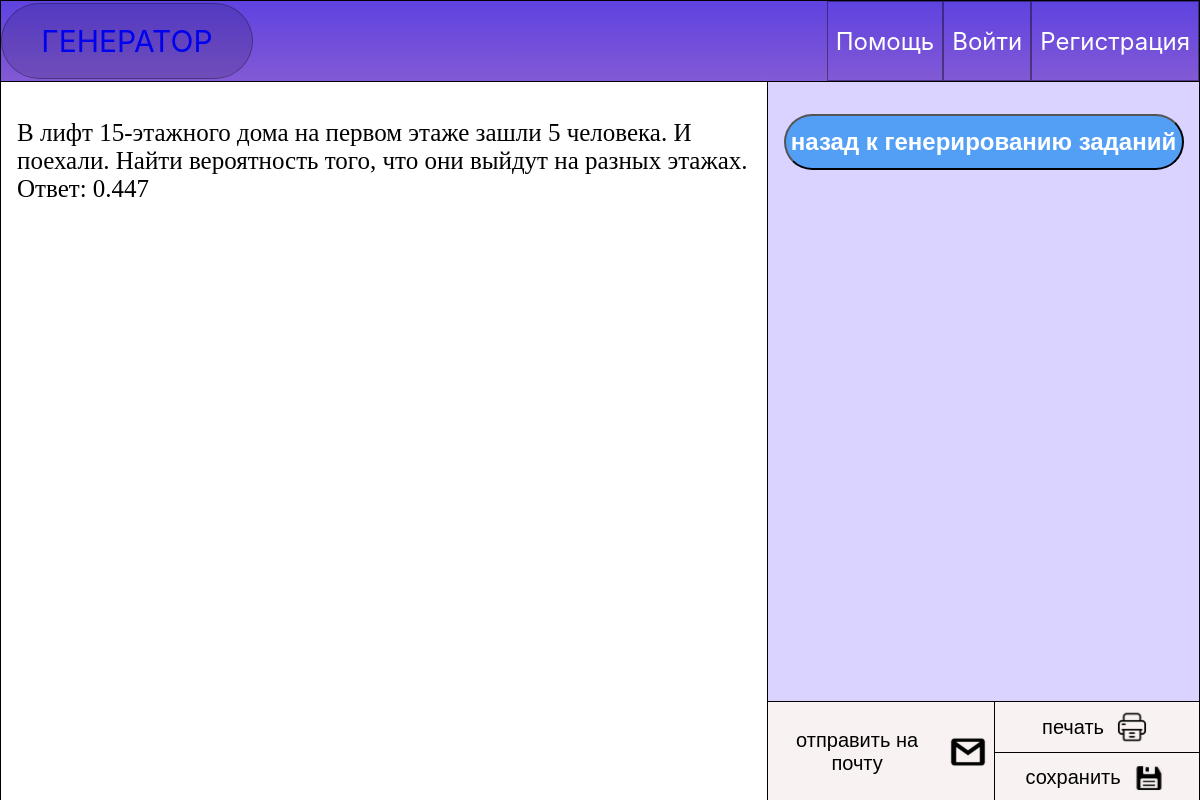
The app's page /Shablon/, older data.
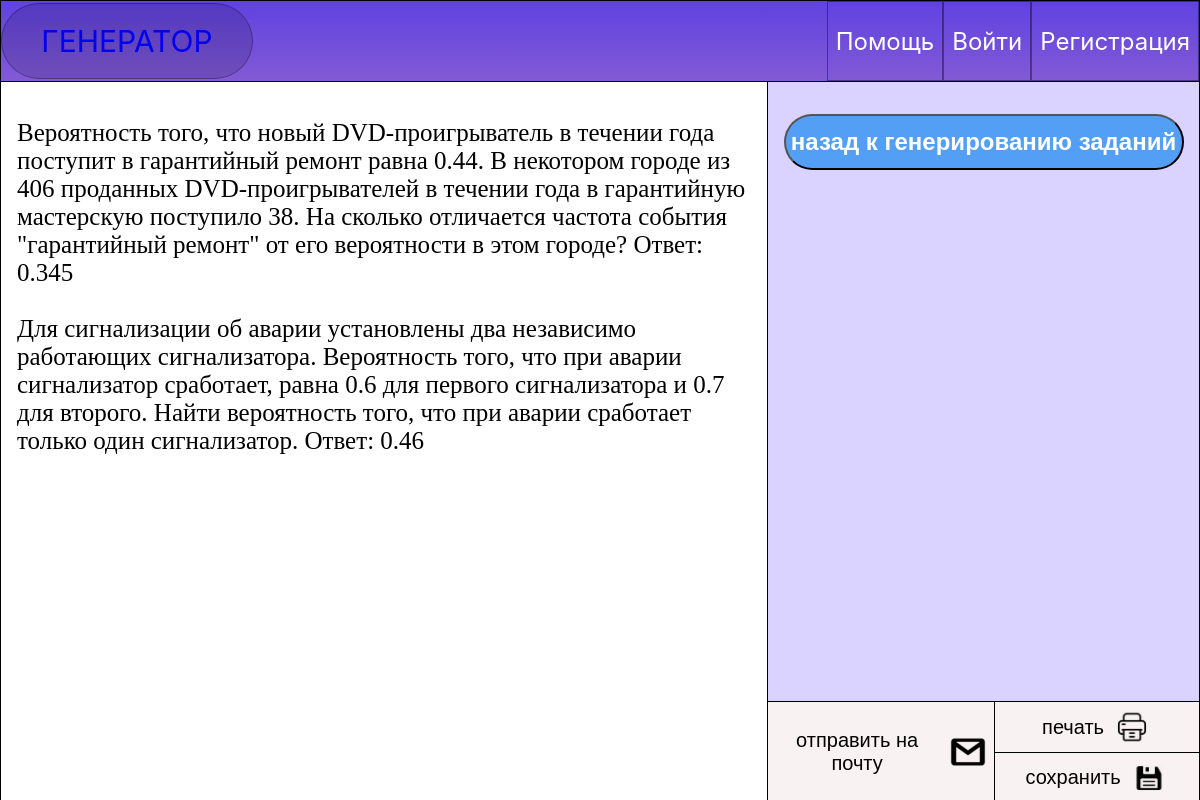
The same page, newer data.
### app/models.py (models this page shows)
class Task(models.Model):
    zadacha = models.CharField('Задача', max_length=500)
    nomer = models.PositiveIntegerField('Вопрос №', default=0)
    def __str__(self):
        return self.zadacha
    class Meta:
        verbose_name = 'Задача'
        verbose_name_plural = 'Задачи'

### app/views.py (the view)
# urls.py: path('Shablon/', views.Shablon, name="Shablon"),
def Shablon(request, A4=None):
    sohr_tasks = Task.objects.order_by('nomer')
    doc = docx.Document()
    style = doc.styles['Normal']
    style.font.name = 'Times New Roman'
    style.font.size = Pt(14)
    for i in sohr_tasks:
        doc.add_paragraph(str(i))
    doc.save('app/static/vendor/files/Задачи.docx')
    MyFontObject = ttfonts.TTFont('Arial', 'arial.ttf')
    pdfmetrics.registerFont(MyFontObject)
    MyCanvas = canvas.Canvas("app/static/vendor/files/hello.pdf", pagesize=A4)
    MyCanvas.setFont("Arial", 14)
    def obrez(text):
        text1 = text.split()
        kol_slov_v_text = len(text1)
        itog = []
        while kol_slov_v_text > 0:
            slova1 = 0
            ma = 65
            count = 0
            stroka = []
            izmen = len(text1)
            for i in range(izmen):
                l = len(text1[i])
                if count + l < ma:
                    count += l
                    stroka.append(text1[i])
                    slova1 += 1
                else:
                    break
            kol_slov_v_text -= slova1
            itog.append(' '.join(stroka))
            text1 = text1[slova1:]
        return itog
    c_gl = 800
    for i in sohr_tasks:
        c = c_gl
        text = str(i)
        text_2 = obrez(text)
        for j in range(len(text_2)):
            MyCanvas.drawString(50, c, text_2[j])
            c -= 25
        c_gl -= 25 * (len(text_2)+1)
    MyCanvas.save()
    if request.method == 'POST':
        email = request.POST['email']
        msg = EmailMessage('Задачи для подготовки',' ', 'settings.EMAIL_HOST_USER', [email])
        msg.attach_file('app/static/vendor/files/Задачи.docx')
        msg.send()
    return render(request, 'app/Shablon.html',{'sohr': sohr_tasks})

### app/templates/app/Shablon.html (shortened to what this page needs)
{% extends 'app/header.html' %}
{% load static %}
{% block css %}
  <link rel="stylesheet" href="{% static 'vendor/css/shablon.css' %}">
{% endblock %}
{% block content %}
    <div class = 'content'>
      <div class = 'work'>
        <p id="zadach">
          {% for s in sohr %}{{s}}<br><br>{% endfor %}</p>
      </div>
      <div class = 'sending'>
        <div class = 'div-button-back'>
          <form action="{% url 'vibor' %}">
          <button class = 'button-back'>назад к генерированию заданий</button>
          </form>
        </div>
        <div class = 'container-sending'>
          <div>
            <button id="open-modal-btn" class = 'button-mail'><span class = 'send-mail'>отправить на почту</span><img src = "{% static 'vendor/img/pngwing 1.svg' %}"/></button>
            </div>
          <div class = 'print-save'>
             <a href="{% static 'vendor/files/hello.pdf' %}" id = 'print_text' class = 'link'>
                <button class = 'button-print'><span class = 'print'>печать</span><img src = "{% static 'vendor/img/printer 1.svg' %}"/></button>
             </a>
            <a href="{% static 'vendor/files/Задачи.docx' %}" id = 'save_text' class = 'link' download>
                <button class = 'button-save'><span class = 'save'>сохранить</span><img  src = "{% static 'vendor/img/save-file-icon-14 1.svg' %}"/></button>
            </a>
          </div>
        </div>
      </div>
    </div>
{% endblock %}

### app/templates/app/header.html (shortened to what this page needs)
{% load static %}
<!doctype html>
<html lang="en">
  <head>
    {% block css %}{% endblock %}
  </head>
  <body>
    <div class="header">
      <div class="div-logo"><p class="logo"><a id="ssil_logo" href="{% url 'index' %}"> ГЕНЕРАТОР</a></p></div>
      <div class="menu">
        <button class="menutipe">Помощь</button>
        <button class="menutipe">Войти</button>
        <button class="menutipe">Регистрация</button>
      </div>
    </div>
   {% block content %}{% endblock content %}
  </body>
</html>

Row changes from the older to the newer data that the page shows:
removed Task: zadacha "В лифт 15-этажного дома на первом этаже зашли 5 человека. И поехали. Найти вероятность того, что они выйдут на разных этажах. Ответ: 0.447"
added Task: zadacha "Вероятность того, что новый DVD-проигрыватель в течении года поступит в гарантийный ремонт равна 0.44. В некотором городе из 406 проданных DVD-проигрывателей в течении года в гарантийную мастерскую поступило 38. На сколько отличается частота события \"гарантийный ремонт\" от его вероятности в этом городе? Ответ: 0.345"
added Task: zadacha "Для сигнализации об аварии установлены два независимо работающих сигнализатора. Вероятность того, что при аварии сигнализатор сработает, равна 0.6 для первого сигнализатора и 0.7 для второго. Найти вероятность того, что при аварии сработает только один сигнализатор. Ответ: 0.46"
